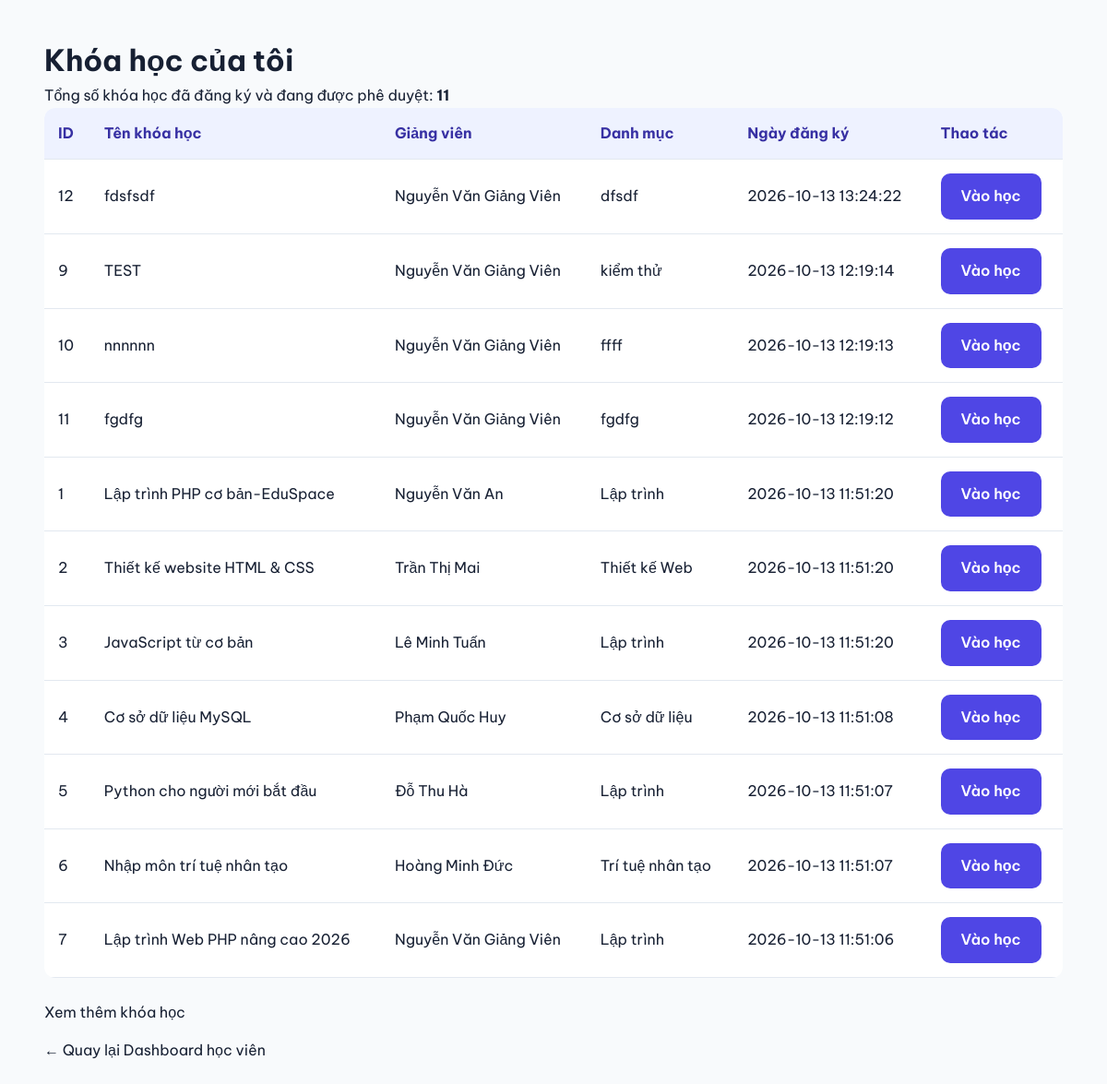
The page /student/my_courses.php (signed in) on the database its author committed.
### tables this page shows
CREATE TABLE `enrollments` (
  `id` int(11) NOT NULL,
  `student_id` int(11) NOT NULL,
  `course_id` int(11) NOT NULL,
  `enrolled_at` timestamp NOT NULL DEFAULT current_timestamp()
);

CREATE TABLE `courses` (
  `id` int(11) NOT NULL,
  `teacher_id` int(11) DEFAULT NULL,
  `category` varchar(100) NOT NULL,
  `title` varchar(255) NOT NULL,
  `description` text DEFAULT NULL,
  `icon` varchar(20) DEFAULT '?',
  `color` varchar(20) DEFAULT 'blue',
  `students` int(11) DEFAULT 0,
  `teacher_name` varchar(100) DEFAULT NULL,
  `status` enum('draft','pending','approved','rejected') DEFAULT 'draft',
  `created_at` timestamp NOT NULL DEFAULT current_timestamp()
);

### student/my_courses.php (the view, shortened to what this page needs)
<?php
require_once __DIR__ . "/../includes/auth.php";
$studentId = (int)$_SESSION["user_id"];
$stmt = $pdo->prepare(
    "SELECT
        c.id,
        c.title,
        c.description,
        c.category,
        c.teacher_name,
        c.status,
        e.enrolled_at
     FROM enrollments e
     JOIN courses c ON c.id = e.course_id
     WHERE e.student_id = ?
       AND c.status = 'approved'
     ORDER BY e.enrolled_at DESC, e.id DESC"
);
$stmt->execute([$studentId]);
$courses = $stmt->fetchAll(PDO::FETCH_ASSOC);
$totalCourses = count($courses);
function e($value) {
    return htmlspecialchars(
        (string)$value,
        ENT_QUOTES,
        "UTF-8"
    );
}
?>
<!DOCTYPE html>
<html lang="vi">
<head>
    <link
        rel="stylesheet"
        href="../assets/css/style.css"
    >
</head>
<body>
<div class="container" style="padding: 40px 0;">
    <h1>Khóa học của tôi</h1>
    <p>
        Tổng số khóa học đã đăng ký và đang được phê duyệt:
        <strong><?php echo $totalCourses; ?></strong>
    </p>
    <div style="overflow-x:auto;">
        <table class="data-table">
            <thead>
                <tr>
                    <th>ID</th>
                    <th>Tên khóa học</th>
                    <th>Giảng viên</th>
                    <th>Danh mục</th>
                    <th>Ngày đăng ký</th>
                    <th>Thao tác</th>
                </tr>
            </thead>
            <tbody>
                <?php foreach ($courses as $course): ?>
                    <tr>
                        <td>
                            <?php echo (int)$course["id"]; ?>
                        </td>
                        <td>
                            <?php echo e($course["title"]); ?>
                        </td>
                        <td>
                            <?php echo e(
                                $course["teacher_name"] ??
                                "Chưa xác định"
                            ); ?>
                        </td>
                        <td>
                            <?php echo e(
                                $course["category"]
                            ); ?>
                        </td>
                        <td>
                            <?php echo e(
                                $course["enrolled_at"]
                            ); ?>
                        </td>
<td>
    <a
        href="course.php?course_id=<?php echo (int)$course['id']; ?>"
        class="btn btn-primary"
    >
        Vào học
    </a>
</td>
                    </tr>
                <?php endforeach; ?>
            </tbody>
        </table>
    </div>
    <p style="margin-top: 25px;">
        <a href="courses.php">
            Xem thêm khóa học
        </a>
    </p>
    <p style="margin-top: 15px;">
        <a href="../dashboards/student.php">
            ← Quay lại Dashboard học viên
        </a>
    </p>
</div>
</body>
</html>

### assets/css/style.css (style rules this page uses)
:root { --primary: #4f46e5; --primary-dark: #3730a3; --text: #172033; --muted: #64748b; --background: #f8fafc; }
* { margin: 0; padding: 0; box-sizing: border-box; }
html { scroll-behavior: smooth; }
body { font-family: 'Be Vietnam Pro', Arial, sans-serif; background: var(--background); color: var(--text); line-height: 1.6; }
a { text-decoration: none; color: inherit; }
.container { width: min(1150px, 92%); margin: 0 auto; }
.btn { display: inline-block; border: none; border-radius: 10px; padding: 12px 22px; font: inherit; font-weight: 600; cursor: pointer; text-align: center; }
.btn-primary { background: var(--primary); color: white; }
.data-table { width: 100%; border-collapse: collapse; background: white; border-radius: 12px; overflow: hidden; }
.data-table th, .data-table td { padding: 15px; text-align: left; border-bottom: 1px solid #e2e8f0; }
.data-table th { background: #eef2ff; color: #3730a3; }

### rows shown on the page
enrollments: course "12", course.title "fdsfsdf", course.teacher_name "Nguyễn Văn Giảng Viên", course.category "dfsdf", enrolled_at "2026-10-13 13:24:22"
enrollments: course "9", course.title "TEST", course.teacher_name "Nguyễn Văn Giảng Viên", course.category "kiểm thử", enrolled_at "2026-10-13 12:19:14"
enrollments: course "10", course.title "nnnnnn", course.teacher_name "Nguyễn Văn Giảng Viên", course.category "ffff", enrolled_at "2026-10-13 12:19:13"
enrollments: course "11", course.title "fgdfg", course.teacher_name "Nguyễn Văn Giảng Viên", course.category "fgdfg", enrolled_at "2026-10-13 12:19:12"
enrollments: course "1", course.title "Lập trình PHP cơ bản-EduSpace", course.teacher_name "Nguyễn Văn An", course.category "Lập trình", enrolled_at "2026-10-13 11:51:20"
enrollments: course "2", course.title "Thiết kế website HTML & CSS", course.teacher_name "Trần Thị Mai", course.category "Thiết kế Web", enrolled_at "2026-10-13 11:51:20"
enrollments: course "3", course.title "JavaScript từ cơ bản", course.teacher_name "Lê Minh Tuấn", course.category "Lập trình", enrolled_at "2026-10-13 11:51:20"
enrollments: course "4", course.title "Cơ sở dữ liệu MySQL", course.teacher_name "Phạm Quốc Huy", course.category "Cơ sở dữ liệu", enrolled_at "2026-10-13 11:51:08"
enrollments: course "5", course.title "Python cho người mới bắt đầu", course.teacher_name "Đỗ Thu Hà", course.category "Lập trình", enrolled_at "2026-10-13 11:51:07"
enrollments: course "6", course.title "Nhập môn trí tuệ nhân tạo", course.teacher_name "Hoàng Minh Đức", course.category "Trí tuệ nhân tạo", enrolled_at "2026-10-13 11:51:07"
enrollments: course "7", course.title "Lập trình Web PHP nâng cao 2026", course.teacher_name "Nguyễn Văn Giảng Viên", course.category "Lập trình", enrolled_at "2026-10-13 11:51:06"

### other values the page prints
$totalCourses "11"
